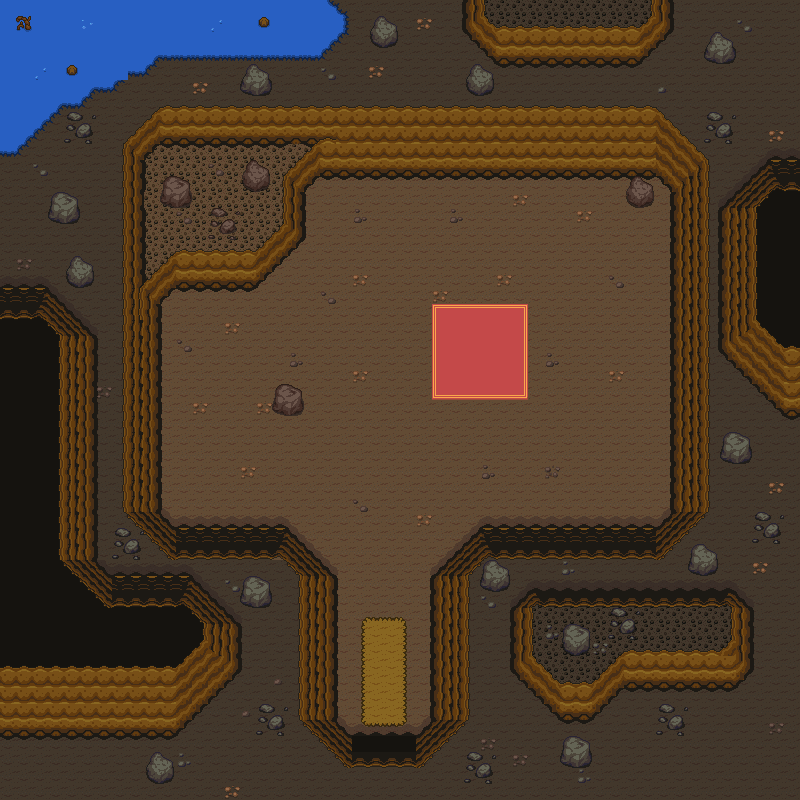

This is a level from a 2D game, rendered from its Tiled map with the project's own tilesets. A one-line summary and the map file follow, with tile-layer data summarised:
An orthogonal 50x50 tile map with 16x16 px tiles, 7 tile layers (ground0, ground1, wall0, wall1, ...), 2 hidden layers not drawn, 9 tilesets.

<map version="1.0" orientation="orthogonal" renderorder="right-down" width="50" height="50" tilewidth="16" tileheight="16">
 <tileset firstgid="1" name="1" tilewidth="16" tileheight="16">
  <image source="../../tileset/v1.3/1.png" width="800" height="800" />
 </tileset>
 <tileset firstgid="2501" name="2" tilewidth="16" tileheight="16">
  <image source="../../tileset/v1.3/2.png" width="800" height="800" />
 </tileset>
 <tileset firstgid="5001" name="3" tilewidth="16" tileheight="16">
  <image source="../../tileset/v1.3/3.png" width="800" height="800" />
 </tileset>
 <tileset firstgid="7501" name="4" tilewidth="16" tileheight="16">
  <image source="../../tileset/v1.3/4.png" width="800" height="800" />
 </tileset>
 <tileset firstgid="10001" name="5" tilewidth="16" tileheight="16">
  <image source="../../tileset/v1.3/5.png" width="800" height="800" />
 </tileset>
 <tileset firstgid="12501" name="6" tilewidth="16" tileheight="16">
  <image source="../../tileset/v1.3/6.png" width="800" height="800" />
 </tileset>
 <tileset firstgid="15001" name="7" tilewidth="16" tileheight="16">
  <image source="../../tileset/v1.3/7.png" width="800" height="800" />
 </tileset>
 <tileset firstgid="17501" name="8" tilewidth="16" tileheight="16">
  <image source="../../tileset/v1.3/8.png" width="800" height="800" />
 </tileset>
 <tileset firstgid="20001" name="9" tilewidth="16" tileheight="16">
  <image source="../../tileset/v1.3/9.png" width="800" height="800" />
 </tileset>
 <layer name="ground0" width="50" height="50">
  <data>[2500 cells, 2490 non-empty, 5 distinct tile ids]</data>
 </layer>
 <layer name="ground1" width="50" height="50">
  <data>[2500 cells, 190 non-empty, 32 distinct tile ids]</data>
 </layer>
 <layer name="wall0" width="50" height="50">
  <data>[2500 cells, 1119 non-empty, 247 distinct tile ids]</data>
 </layer>
 <layer name="wall1" width="50" height="50">
  <data>[2500 cells, 190 non-empty, 122 distinct tile ids]</data>
 </layer>
 <layer name="deco0" width="50" height="50">
  <data>[2500 cells, 149 non-empty, 36 distinct tile ids]</data>
 </layer>
 <layer name="deco1" width="50" height="50">
  <data>[2500 cells, 10 non-empty, 10 distinct tile ids]</data>
 </layer>
 <layer name="ABOVE_OVERWRITE" width="50" height="50" opacity="0.9">
  <data>[2500 cells, 0 non-empty, 0 distinct tile ids]</data>
 </layer>
 <layer name="COLLISION_OVERWRITE" visible="0" width="50" height="50">
  <data>[2500 cells, 0 non-empty, 0 distinct tile ids]</data>
 </layer>
 <layer name="SPOT" visible="0" width="50" height="50">
  <data>[2500 cells, 46 non-empty, 10 distinct tile ids]</data>
 </layer>
</map>
